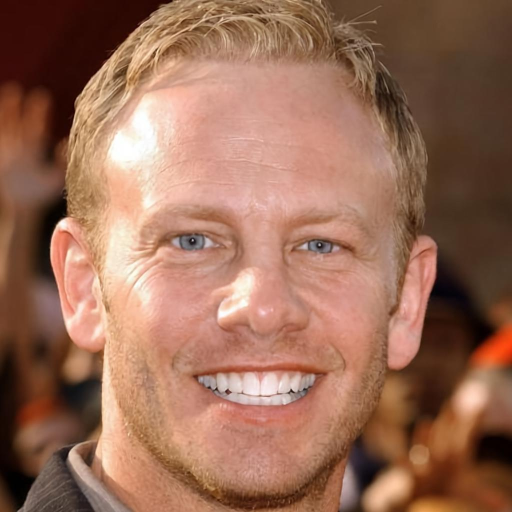
#> input picture Images/src1.jpg, 1024 x 1024 px (shown at 1/2 size)
$ python face_swap_diffusion.py
#> lines starting #> are read from the running program, lines starting #| are printed output that depends on the picture
import numpy as np
import cv2
from PIL import Image


source_img = cv2.imread('Images/src1.jpg')
#> source_img is the input picture: shape (1024, 1024, 3); mean B, G, R 87.6, 108.7, 153.6
target_img = cv2.imread('Images/tar1.jpg')
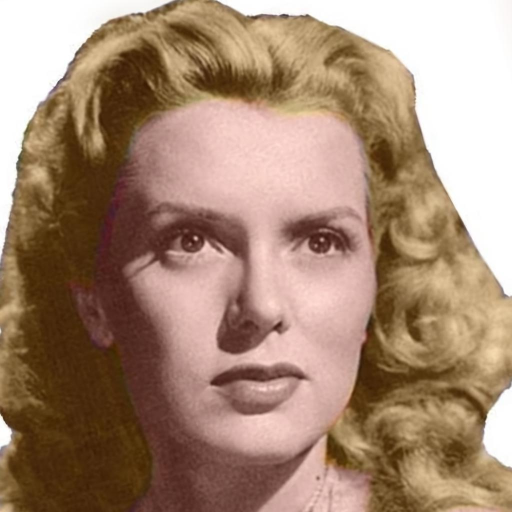
#> input picture Images/tar1.jpg, 1024 x 1024 px (shown at 1/2 size)
#> target_img is the input picture: shape (1024, 1024, 3); mean B, G, R 115.6, 136.8, 165.5


source_img_gray = cv2.cvtColor(source_img, cv2.COLOR_BGR2GRAY)
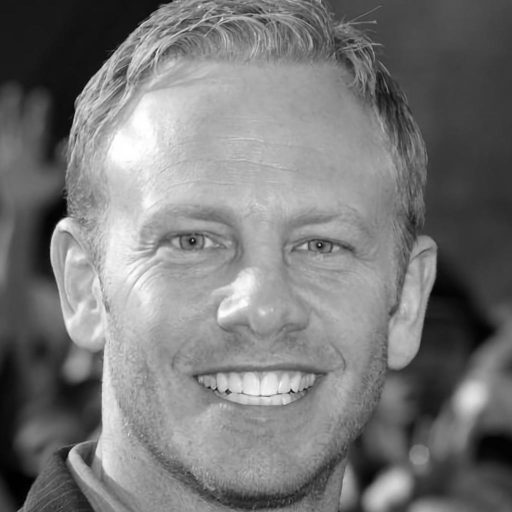
#> source_img_gray: shape (1024, 1024) (shown at 1/2 size); min 0, max 255, mean 119.8
target_img_gray = cv2.cvtColor(target_img, cv2.COLOR_BGR2GRAY)
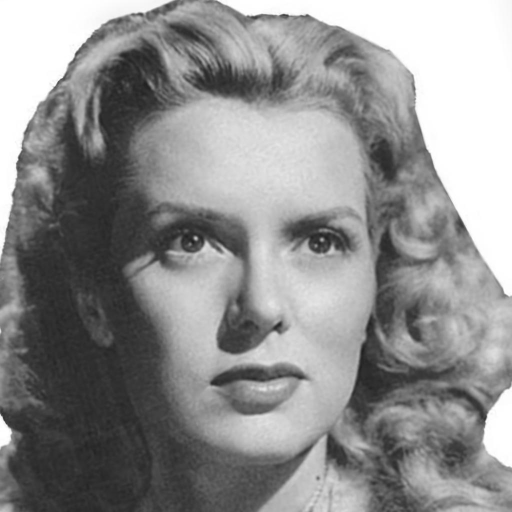
#> target_img_gray: shape (1024, 1024) (shown at 1/2 size); min 30, max 255, mean 143

face_cascade = cv2.CascadeClassifier(cv2.data.haarcascades + 'haarcascade_frontalface_default.xml')


source_faces = face_cascade.detectMultiScale(source_img_gray, scaleFactor=1.1, minNeighbors=5, minSize=(30, 30))
#> source_faces = [[162, 209, 709, 709]]


target_faces = face_cascade.detectMultiScale(target_img_gray, scaleFactor=1.1, minNeighbors=5, minSize=(30, 30))
#> target_faces = [[176, 221, 667, 667]]


if len(source_faces) == 0 or len(target_faces) == 0:
    raise ValueError("No faces detected in one or both images.")


(x_s, y_s, w_s, h_s) = source_faces[0]
#> x_s = 162; y_s = 209; w_s = 709; h_s = 709
(x_t, y_t, w_t, h_t) = target_faces[0]
#> x_t = 176; y_t = 221; w_t = 667; h_t = 667


source_face = source_img[y_s:y_s+h_s, x_s:x_s+w_s]
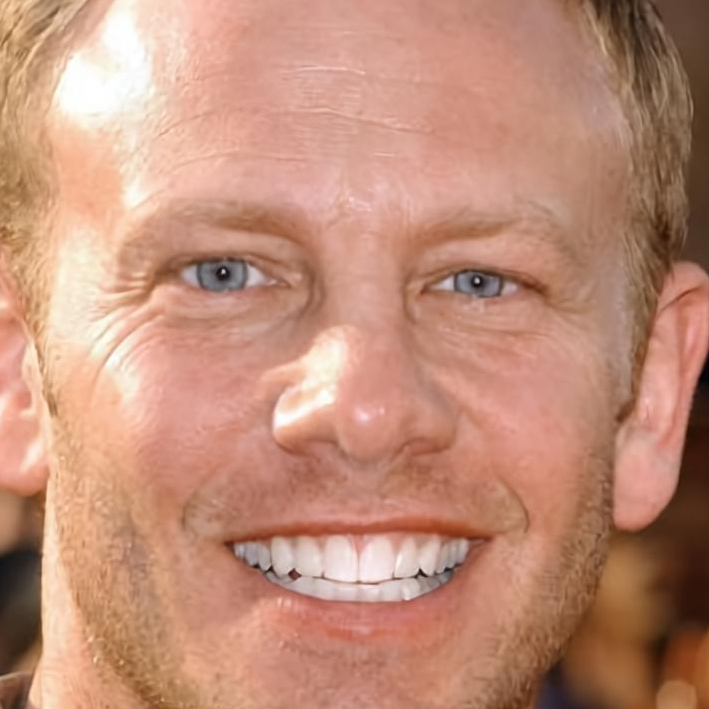
#> source_face: shape (709, 709, 3); mean B, G, R 120.8, 142.3, 193.1


resized_source_face = cv2.resize(source_face, (w_t, h_t))


mask = 255 * np.ones(resized_source_face.shape, resized_source_face.dtype)


center = (x_t + w_t // 2, y_t + h_t // 2)
#> center = (509, 554)


output = cv2.seamlessClone(resized_source_face, target_img, mask, center, cv2.NORMAL_CLONE)
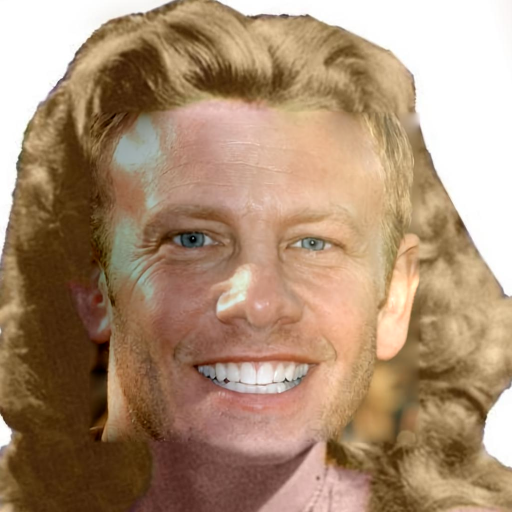
#> output: shape (1024, 1024, 3) (shown at 1/2 size); mean B, G, R 115.3, 142, 170.8


final_image = Image.fromarray(cv2.cvtColor(output, cv2.COLOR_BGR2RGB))


final_image.save('final_output.png')
final_image.show()
